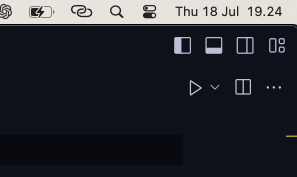
#> input picture asset/image1.png, 297 x 177 px
$ python edgeDetection.py
#> lines starting #> are read from the running program, lines starting #| are printed output that depends on the picture; after the words box and inside, x2 and y2 are one past the last pixel; in counts of white or black regions, pixels touching at a corner belong together
import cv2
img = cv2.imread('asset/image1.png')
#> img is the input picture: shape (177, 297, 3); mean B, G, R 51.2, 44.7, 43.4
t_lower = 50
t_upper =  150
aperture_size = 5
l2gr = True
edge = cv2.Canny(img, t_lower, t_upper)
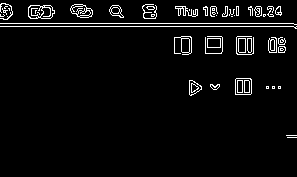
#> edge: shape (177, 297); 4.3% white in thin lines or dots, all inside (x1, y1, x2, y2) = (0, 3, 297, 138)
edgeAppture = cv2.Canny(img, t_lower, t_upper, apertureSize=aperture_size)
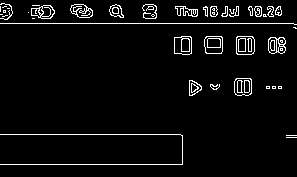
#> edgeAppture: shape (177, 297); 4.5% white in thin lines or dots
edgeL2 = cv2.Canny(img, t_lower, t_upper, L2gradient=l2gr)
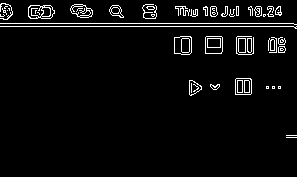
#> edgeL2: shape (177, 297); 4.2% white in thin lines or dots, all inside (x1, y1, x2, y2) = (0, 3, 297, 138)
cv2.imshow('Edge Default Canny', edge)
cv2.imshow('Edge Aperture Canny', edgeAppture)
cv2.imshow('Edge L2Gradient Canny', edgeL2)
